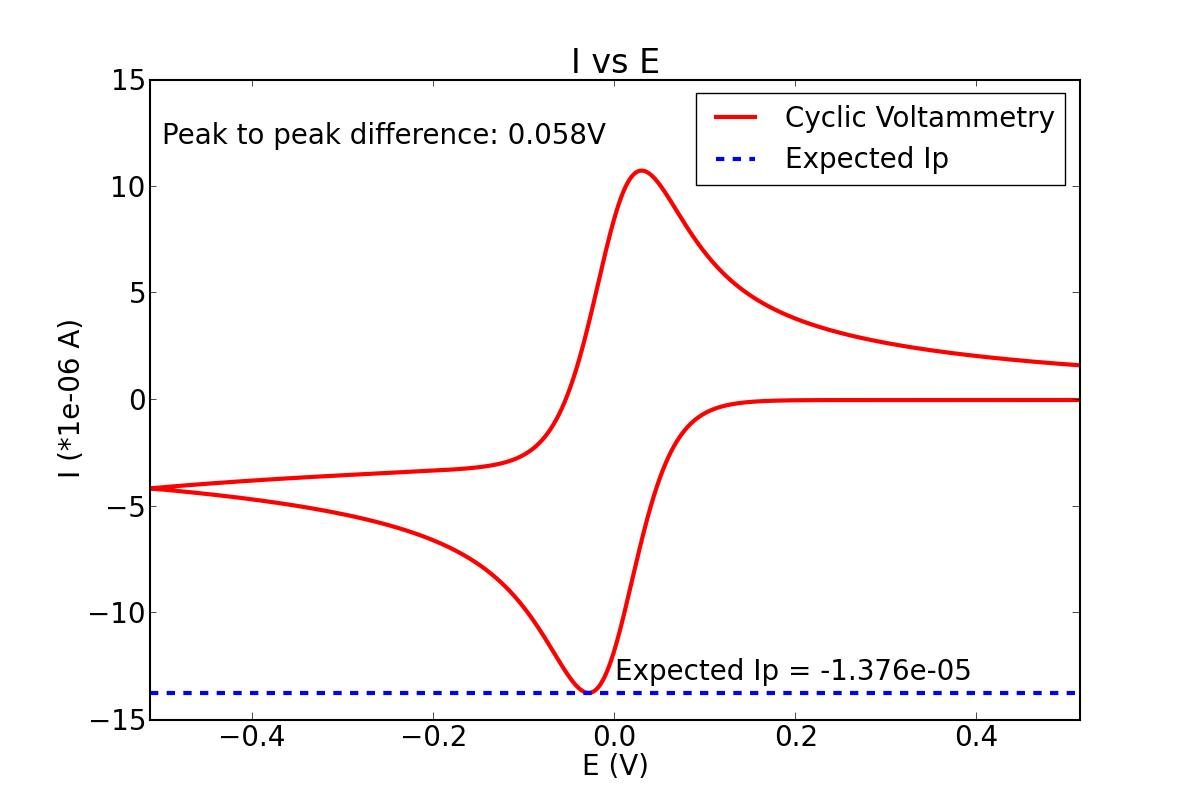

The Python source for this figure:

# Import math and plot functions
# -----------------------------------------------------------
import numpy as np
import matplotlib.pyplot as plt
import math

# Global plot parameters
# -----------------------------------------------------------
plt.rcParams['font.size'] = 20
plt.rcParams['axes.linewidth'] = 1.5 
plt.rcParams['lines.linewidth'] = 3
plt.rcParams['lines.markersize'] = 20
plt.rcParams['xtick.major.size'] = 5
plt.rcParams['ytick.major.size'] = 5
plt.rcParams['legend.fancybox'] = False
plt.rcParams['legend.shadow'] = False
plt.rcParams['legend.fontsize'] = 20

#load data
data = np.loadtxt("J and Theta.txt")
Theta = data[:,0]
J = data[:,1]

#constants
R = 8.31
T = 298.0
pi = np.pi
F = 96485.0
D_A = 1e-9
c_A = 1.0
re =  1e-3
sigma = 10000.0

#calculate I,E,Ip values
I = 2.0*pi*F*D_A*c_A*re*J
E = (Theta * R * T )/ F
v = (sigma*R*T*D_A)/(F * re**2.0)
Ip = -4.0*F*re*c_A*D_A*(0.34* math.exp(-.66*np.sqrt(sigma))+0.66-0.13*math.exp(-11.0/np.sqrt(sigma))+0.351*np.sqrt(sigma))

#calculate the peak to peak value
max_Iindex = I.argmax()
min_Iindex = I.argmin()
delta_E = E[max_Iindex]-E[min_Iindex]

#plot figure
rescale = 1e6
plt.figure(figsize = (12,8))
plt.plot(E, rescale*I, '-r', label = "Cyclic Voltammetry")
plt.plot([min(E),max(E)],[rescale*Ip,rescale*Ip], '--b', label = "Expected Ip")


plt.text(0.0, rescale*min(I)+0.6, 'Expected Ip = %.3e' %(Ip))
plt.text(-0.5, 12, b'Peak to peak difference: %.3fV' %delta_E)

plt.xlim(min(E),max(E))
#plt.ylim(-20,15)

rescale2 = 1/rescale
plt.xlabel('E (V)')
plt.ylabel('I (*%0.0e A)' %rescale2)

plt.legend(loc = 1)
plt.title('I vs E')

plt.savefig('IvsE.jpg')
plt.show()









